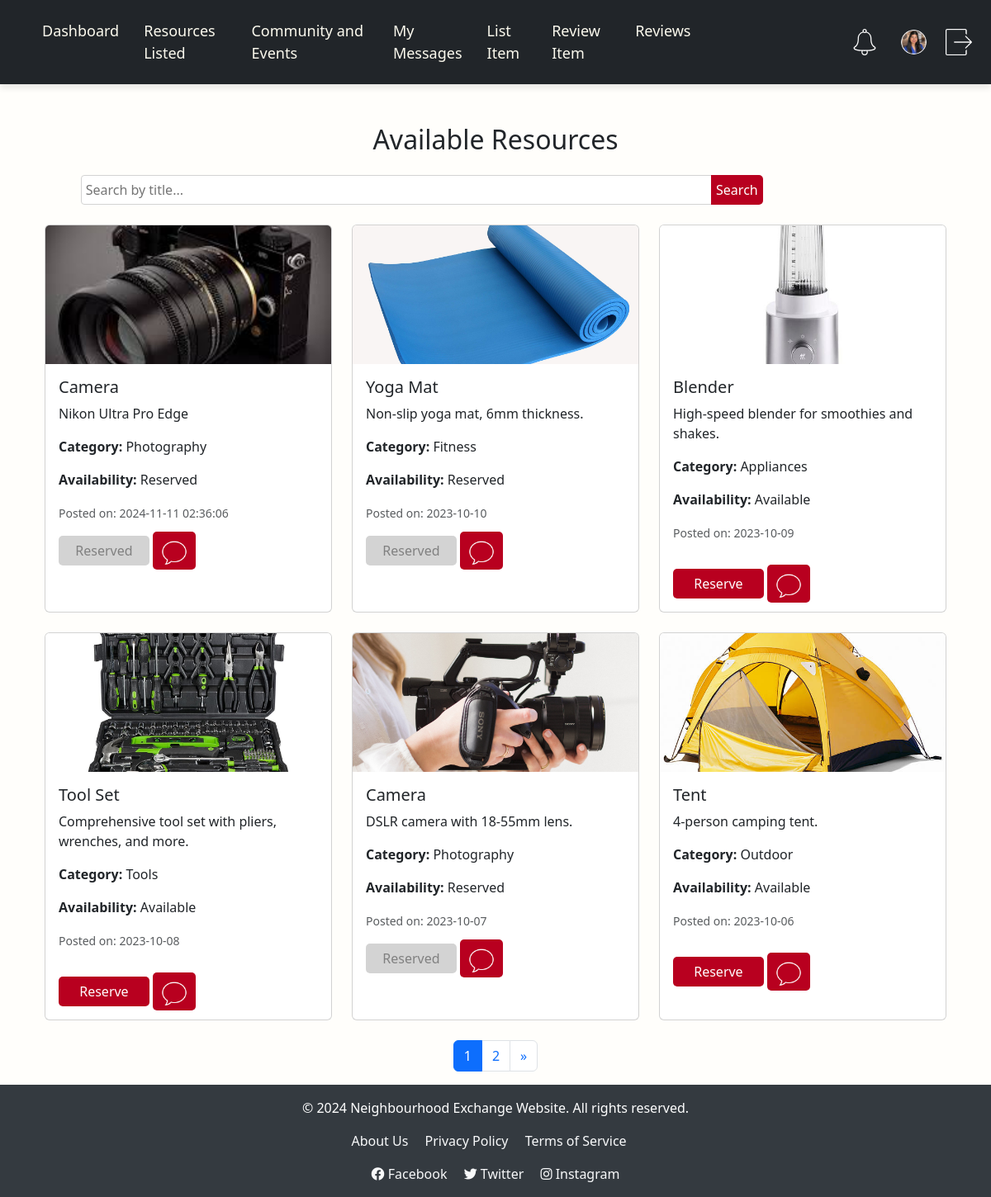
/products_listed (signed in), run on the app's committed database.
### tables this page shows
CREATE TABLE Resources (
        resource_id INTEGER PRIMARY KEY AUTOINCREMENT,
        user_id INTEGER,
        title TEXT NOT NULL,
        description TEXT,
        images TEXT,
        category TEXT,
        availability TEXT,
        date_posted TEXT NOT NULL, reserved_by INTEGER DEFAULT NULL,
        FOREIGN KEY (user_id) REFERENCES Users(user_id)
    );

### app.py (the view)
@app.route('/products_listed')
@login_required
def products_listed():
    conn = get_db_connection()
    search_query = request.args.get('search', '')
    page = int(request.args.get('page', 1))
    per_page = 6
    base_query = '''
    SELECT *
    FROM Resources
    WHERE title LIKE ?
    ORDER BY date_posted DESC
    LIMIT ? OFFSET ?;
    '''
    total_count_query = '''
    SELECT COUNT(*)
    FROM Resources
    WHERE title LIKE ?;
    '''
    params = (f'%{search_query}%',)
    total_count = conn.execute(total_count_query, params).fetchone()[0]
    total_pages = (total_count + per_page - 1) // per_page
    offset = (page - 1) * per_page
    resources = conn.execute(base_query, params + (per_page, offset)).fetchall()
    conn.close()
    return render_template(
        'products_listed.html',
        resources=resources,
        search_query=search_query,
        page=page,
        total_pages=total_pages
    )

### app.py (called while the page is built)
def get_db_connection():
    conn = sqlite3.connect('community.db')
    conn.row_factory = sqlite3.Row
    return conn

@app.after_request
def add_header(response):
    response.headers['Cache-Control'] = 'no-store, no-cache, must-revalidate, max-age=0'
    response.headers['Pragma'] = 'no-cache'
    response.headers['Expires'] = '0'
    return response

def login_required(f):
    @wraps(f)
    def decorated_function(*args, **kwargs):
        if 'user_id' not in session:
            flash('Please log in to access this page.', 'danger')
            return redirect(url_for('login'))
        return f(*args, **kwargs)
    return decorated_function

### templates/products_listed.html (shortened to what this page needs)
{% extends "base.html" %}
{% block content %}
<div class="container mt-4">
    <h2 class="text-center mb-4">Available Resources</h2>
    <form method="get" action="{{ url_for('products_listed') }}" class="mb-4">
        <div class="input-group">
            <input type="text" name="search" class="form-ter" placeholder="Search by title..." value="{{ search_query }}">
            <button type="submit" class="buttonUs">Search</button>
        </div>
    </form>
    <div class="row">
        {% for resource in resources %}
        <div class="col-md-4 mb-4">
            <div class="card h-100">
                <img src="{{ url_for('static', filename=resource['images']) }}" class="card-img-top" alt="{{ resource['title'] }}" style="height: 14vw; object-fit: cover;">
                <div class="card-body">
                    <h5 class="card-title">{{ resource['title'] }}</h5>
                    <p class="card-text">{{ resource['description'] | truncate(100) }}</p>
                    <p class="card-text"><strong>Category:</strong> {{ resource['category'] }}</p>
                    <p class="card-text"><strong>Availability:</strong> {{ resource['availability'] }}</p>
                    <p class="card-text"><small class="text-muted">Posted on: {{ resource['date_posted'] }}</small></p>
                    {% if resource['availability'] == 'Available' %}
                    <form method="POST" style="width:35%;display: inline-grid;"action="{{ url_for('reserve_resource', resource_id=resource['resource_id']) }}">
                        <button type="submit" class="buttonUs mt-3">Reserve</button>
                    </form>
                    {% else %}
                    <button class="disabledBut" disabled>Reserved</button>
                    {% endif %}
                    <a class="messageUs" href="{{ url_for('message_page', resource_id=resource['resource_id']) }}"><img  style="width: 2rem;" src="{{ url_for('static', filename='images/message.png') }}" alt="Description of Image"></a>
                </div>
            </div>
        </div>
        {% endfor %}
    </div>
    <nav aria-label="Page navigation">
        <ul class="pagination justify-content-center">
            {% for p in range(1, total_pages + 1) %}
            <li class="page-item {% if p == page %}active{% endif %}">
                <a class="page-link" href="{{ url_for('products_listed', page=p, search=search_query) }}">{{ p }}</a>
            </li>
            {% endfor %}
            {% if page < total_pages %}
            <li class="page-item">
                <a class="page-link" href="{{ url_for('products_listed', page=page+1, search=search_query) }}" aria-label="Next">
                    <span aria-hidden="true">&raquo;</span>
                </a>
            </li>
            {% endif %}
        </ul>
    </nav>
</div>
{% endblock %}

### static/styles.css (style rules this page uses)
body { background-color:#fffefb ; height: 100vh; justify-content: center; align-items: center; margin: 0; }
.buttonUs { font-size: medium; background: #b8001f; color: white; font-weight: 500; border-radius: 5px; padding: 6px 6px; border:none; text-decoration: none; }
.form-ter { background-color: white; border: 1px solid lightgray; color: #666666; border-radius: 4px; padding: 5px 5px; margin-left: 4%; width: 70%; }
.messageUs { font-size: medium; background: #b8001f; border-radius: 5px; padding: 12px 10px; border:none; text-decoration: none; }
.disabledBut { font-size: medium; background: lightgrey; color: grey; font-weight: 500; border-radius: 5px; padding: 6px 6px; border:none; text-decoration: none; width:35%; }

### data on the page
Resources: images (picture), title "Camera", description "Nikon Ultra Pro Edge", category "Photography", availability "Reserved", date_posted "2024-11-11 02:36:06"
Resources: images (picture), title "Yoga Mat", description "Non-slip yoga mat, 6mm thickness.", category "Fitness", availability "Reserved", date_posted "2023-10-10"
Resources: images (picture), title "Blender", description "High-speed blender for smoothies and shakes.", category "Appliances", availability "Available", date_posted "2023-10-09"
Resources: images (picture), title "Tool Set", description "Comprehensive tool set with pliers, wrenches, and more.", category "Tools", availability "Available", date_posted "2023-10-08"
Resources: images (picture), title "Camera", description "DSLR camera with 18-55mm lens.", category "Photography", availability "Reserved", date_posted "2023-10-07"
Resources: images (picture), title "Tent", description "4-person camping tent.", category "Outdoor", availability "Available", date_posted "2023-10-06"

### other printed values
{{ p }} "1" "2"
